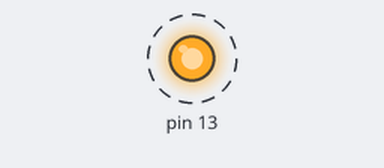
The sketch below on a simulated Arduino Uno, built with avr-gcc and run on an emulated ATmega328P. Shown: output pins drawn as LEDs (lit = HIGH). Dashed ring = blinking. What the sketch prints to the serial monitor is not drawn.

Above: at 0.1 s.
Timing chart, 0 to 3.0 s (numbered marks = the images above):
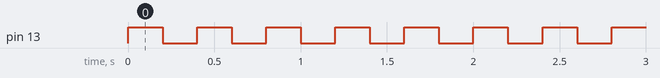

Measured:
- by itself, pin 13: alternates HIGH for 0.20 s and LOW for 0.20 s

The sketch:

blink_serial_monitor.ino
```cpp
// blink_serial_monitor
void setup() {
  pinMode(13, OUTPUT);
  Serial.begin(9600);
}

void loop() {
  Serial.println("on");
  digitalWrite(13, HIGH);
  delay(200);
  Serial.println("off");
  digitalWrite(13, LOW);
  delay(200);
}
```
